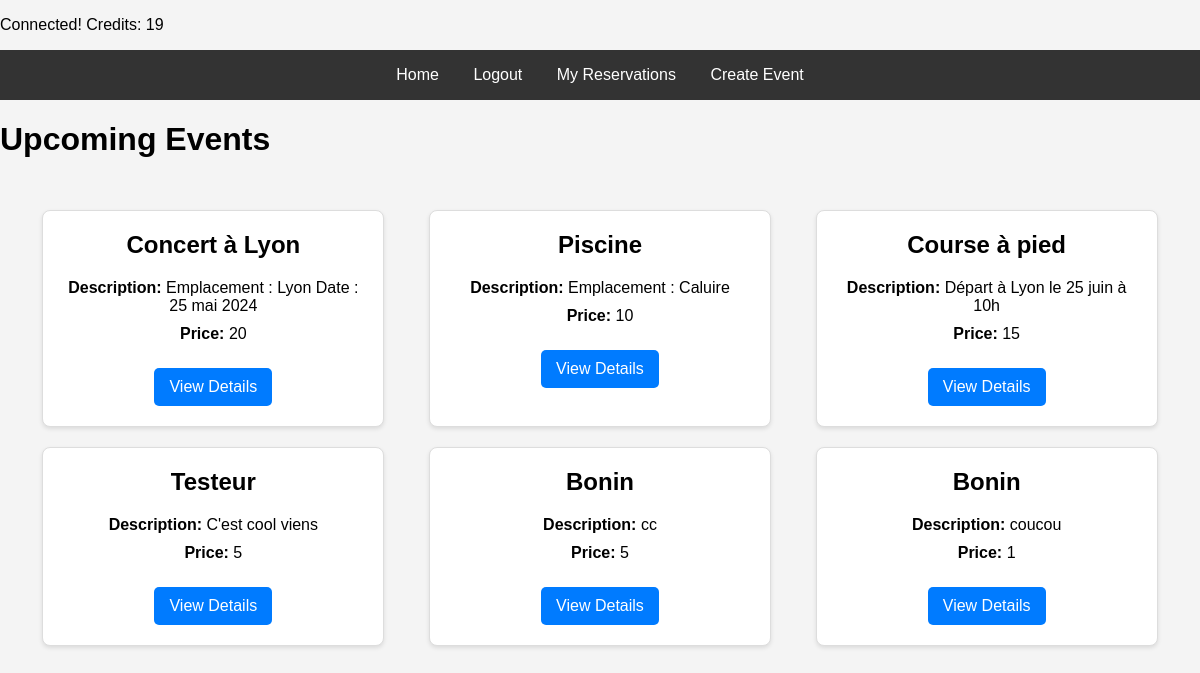
The app's page / (signed in) with its own data.
### app.py (models this page shows)
class User(db.Model):
    id = db.Column(db.Integer, primary_key=True)
    username = db.Column(db.String(150), unique=True, nullable=False)
    password = db.Column(db.String(150), nullable=False)
    credits = db.Column(db.Integer, nullable=False, default=0)

class Event(db.Model):
    id = db.Column(db.Integer, primary_key=True)
    name = db.Column(db.String(150), nullable=False)
    description = db.Column(db.Text, nullable=False)
    price = db.Column(db.Integer, nullable=False)

### app.py (the view)
@app.route('/')
def index():
    events = Event.query.all()
    return render_template('index.html', events=events)

### app.py (called while the page is built)
@app.before_request
def before_request():
    g.user = None
    if 'user_id' in session:
        g.user = User.query.get(session['user_id'])

@app.context_processor
def inject_user():
    return dict(user=g.user)

### templates/index.html
{% extends 'base.html' %}
{% block content %}
<h1>Upcoming Events</h1>
<div class="event-cards">
    {% for event in events %}
        <div class="event-card">
            <h2>{{ event.name }}</h2>
            <p><strong>Description:</strong> {{ event.description }}</p>
            <p><strong>Price:</strong> {{ event.price }}</p>
            <a href="{{ url_for('event', event_id=event.id) }}">View Details</a>
        </div>
    {% endfor %}
</div>
{% endblock %}

### templates/base.html (shortened to what this page needs)
<!DOCTYPE html>
<html lang="en">
<head>
    <link rel="stylesheet" href="{{ url_for('static', filename='style.css') }}">
</head>
<body>
    {% if user %}
        <p>Connected! Credits: {{ user.credits }}</p>
    {% endif %}
    <nav>
        <a href="{{ url_for('index') }}">Home</a>
        {% if user %}
            <a href="{{ url_for('logout') }}">Logout</a>
            <a href="{{ url_for('my_reservations') }}">My Reservations</a>
        {% else %}
            <a href="{{ url_for('login') }}">Login</a>
            <a href="{{ url_for('register') }}">Register</a>
        {% endif %}
        <a href="{{ url_for('create_event') }}">Create Event</a>
    </nav>
    <div>
        {% block content %}
        {% endblock %}
    </div>
</body>
</html>

### static/style.css (style rules this page uses)
body { font-family: Arial, sans-serif; background-color: #f4f4f4; margin: 0; padding: 0; }
nav { background-color: #333; color: #fff; padding: 1em; text-align: center; }
nav a { color: #fff; margin: 0 15px; text-decoration: none; }
.event-cards { display: flex; flex-wrap: wrap; justify-content: space-around; padding: 20px; }
.event-card { background-color: #fff; border: 1px solid #ddd; border-radius: 8px; box-shadow: 0 2px 4px rgba(0,0,0,0.1); margin: 10px; padding: 20px; width: 300px; text-align: center; }
.event-card h2 { margin-top: 0; }
.event-card p { margin: 10px 0; }
.event-card a { display: inline-block; margin-top: 15px; padding: 10px 15px; background-color: #007bff; color: #fff; text-decoration: none; border-radius: 5px; }

### records on screen
User: credits "19"
Event: name "Concert à Lyon", description "Emplacement : Lyon Date : 25 mai 2024", price "20"
Event: name "Piscine", description "Emplacement : Caluire", price "10"
Event: name "Course à pied", description "Départ à Lyon le 25 juin à 10h", price "15"
Event: name "Testeur", description "C'est cool viens", price "5"
Event: name "Bonin", description "cc", price "5"
Event: name "Bonin", description "coucou", price "1"
